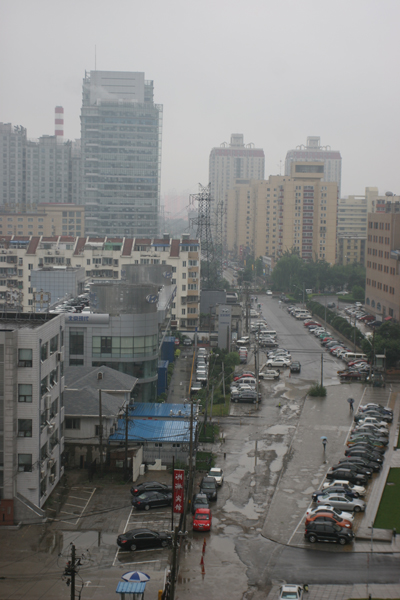
#> input picture dark-channel-prior-dehazing/15.png, 400 x 600 px
$ python demo.py
#> lines starting #> are read from the running program, lines starting #| are printed output that depends on the picture
### dark-channel-prior-dehazing/dehaze.py
"""
create by: chenjianyi
create time: 2020.10.06 15:14
reference: https://github.com/joyeecheung/dark-channel-prior-dehazing
           Tang X . Single image haze removal using dark channel prior[C]// 2009 IEEE Conference on Computer Vision and Pattern Recognition. IEEE, 2009.
"""
import cv2
import numpy as np

class HazeRemovalUsingDarkChannelPrior():
    """HazeRemovalUsingDarkChannelPrior
    Params:
        window_size: window size used for estimating dark channel and transmission
        omega:       used for optionally keeping a very small amount of haze, in estimating transmission phase
        p:           used in estimating atmosphere phase, "first pick the top `p` brightest pixels in the dark channel"
        Amax:        A(atmosphere) is not bigger than A max, used in estimating radiance phase
        tmin:        t(transmission) is not smallel than tmin, used in estimating radiance phase
        using_guildedfilter: not implemented
    """
    def __init__(self, window_size=15, omega=0.95, p=0.001, Amax=220, tmin=0.1, using_guildedfilter=False):
        self.window_size = window_size
        self.omega = omega
        self.p = p
        self.Amax = Amax
        self.tmin = tmin
        self.using_guildedfilter = using_guildedfilter

    def get_dark_channel(self, img):
        """get dark channel prior
        Params:
            img: input image, (h, w, c)
        Returns:
            dark_channel: (h, w)
        """
        h, w, c = img.shape
        img_padded = np.pad(img, ((int(self.window_size / 2), int(self.window_size / 2)), (int(self.window_size / 2), int(self.window_size / 2)), (0, 0)), 'edge')
        dark_channel = np.zeros((h, w))
        for i, j in np.ndindex(dark_channel.shape):
            dark_channel[i, j] = np.min(img_padded[i: i+self.window_size, j: j+self.window_size, :])  ##cvpr2009 eq. 5
        return dark_channel

    def get_transmission(self, img, A):
        """estimate transmission
        Params:
            img: image, (h, w, c)
            A:   atmospheric light, (3, )
        Returns:
            transmission: (h, w)
        """
        transmission = 1 - self.omega * self.get_dark_channel(img / A)  ##cvpr2009, eq.12
        return transmission

    def get_atmosphere(self, img, dark_channel):
        h, w = dark_channel.shape
        flat_img = img.reshape(h * w, 3)  # (h*w, 3)
        flat_dark = dark_channel.ravel()  # (h*w, )
        search_idx = (-flat_dark).argsort()[: int(h*w*self.p)]  # find top M * N * p indexes
        A = np.max(flat_img.take(search_idx, axis=0), axis=0)  #(3,)
        return A

    def get_radiance(self, img, A, t):
        tiled_t = np.zeros_like(img)
        tiled_t[:, :, 0] = tiled_t[:, :, 1] = tiled_t[:, :, 2] = t
        radiance = (img - A) / tiled_t + A
        return radiance # (h, w, 3)

    def dehaze(self, img_):
        img = np.asarray(img_, dtype=np.float64)
        h, w, _ = img.shape

        dark = self.get_dark_channel(img)  # get dark channel

        A = self.get_atmosphere(img, dark) # get raw atmosphere
        A = np.minimum(A, self.Amax)  # A should be not bigger than Amax

        t = self.get_transmission(img, A)  # get raw transmission
        t = np.maximum(t, self.tmin)  # t should be not smaller than tmin

        radiance = self.get_radiance(img, A, t)  # get radiance

        return self._to_image(dark), self._to_image(radiance), A, t

    def _to_image(self, img):
        img = np.maximum(np.minimum(img, 255), 0).astype(np.uint8)
        return img

### dark-channel-prior-dehazing/demo.py
import os
import cv2

from dehaze import HazeRemovalUsingDarkChannelPrior

Demo = HazeRemovalUsingDarkChannelPrior()
img = cv2.imread('15.png')
#> img is the input picture: shape (600, 400, 3); mean B, G, R 124.4, 125.7, 125.5
dark, radiance, A, t = Demo.dehaze(img)
#> in get_dark_channel, `img_padded = np.pad(img, ((int(self.window_size / 2), int(self.window_..`:
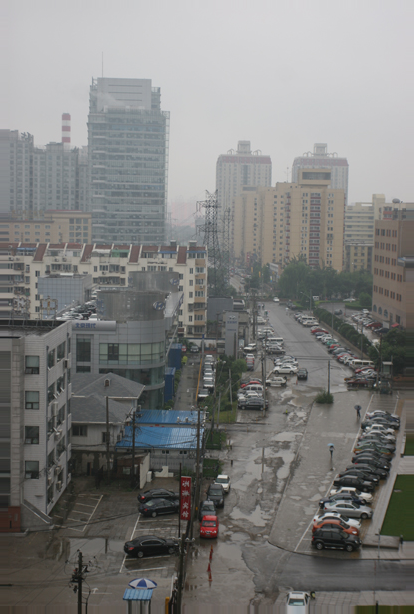
#> img_padded: shape (614, 414, 3) float64; mean B, G, R 124.3, 125.8, 125.6
#> after the loop in get_dark_channel, `for i, j in np.ndindex(dark_channel.shape):`:
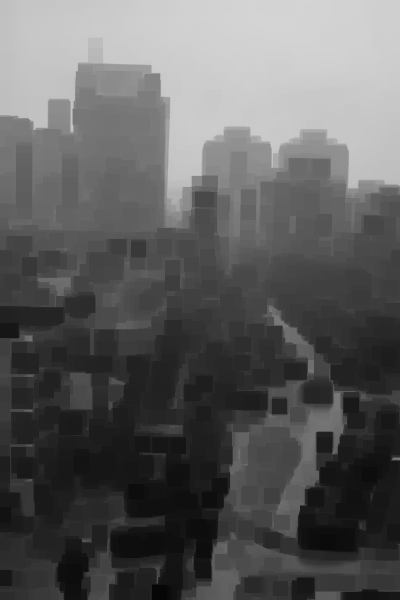
#> dark_channel: shape (600, 400) float64; min 6, max 212, mean 94
#> in get_atmosphere, `search_idx = (-flat_dark).argsort()[: int(h*w*self.p)]`: search_idx = 240 values, max 11896 at index 197, min 271 at index 85, mean 6692.8
#> in get_atmosphere, `A = np.max(flat_img.take(search_idx, axis=0), axis=0)`: A = [216, 214, 215]
#> in get_dark_channel (call 2), `img_padded = np.pad(img, ((int(self.window_size / 2), int(self.window_..`:
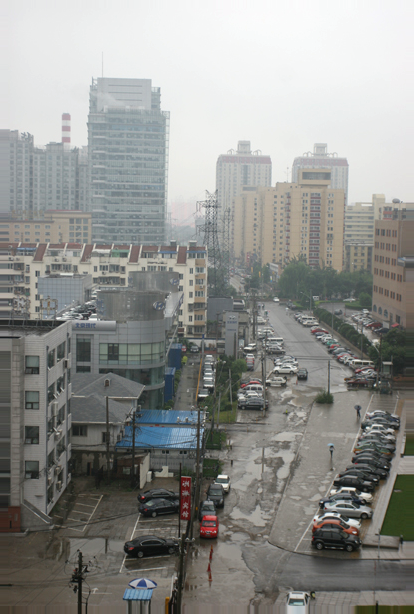
#> img_padded: shape (614, 414, 3) float64; mean of channels 0, 1, 2 0.576, 0.588, 0.584; drawn with min black and max white
#> in get_dark_channel (call 2), `img_padded = np.pad(img, ((int(self.window_size / 2), int(self.window_..`:
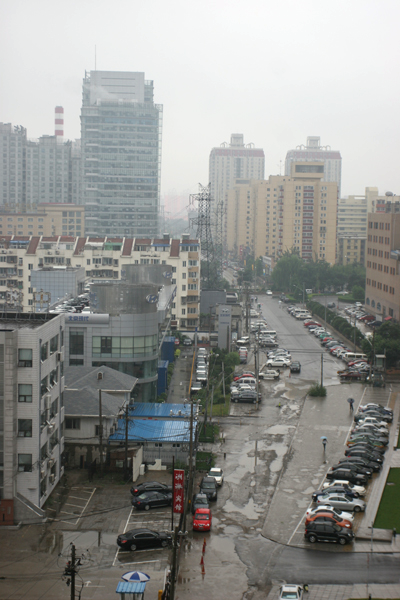
#> img: shape (600, 400, 3) float64; mean B, G, R 0.576, 0.587, 0.584; drawn with min black and max white
#> after the loop in get_dark_channel (call 2), `for i, j in np.ndindex(dark_channel.shape):`:
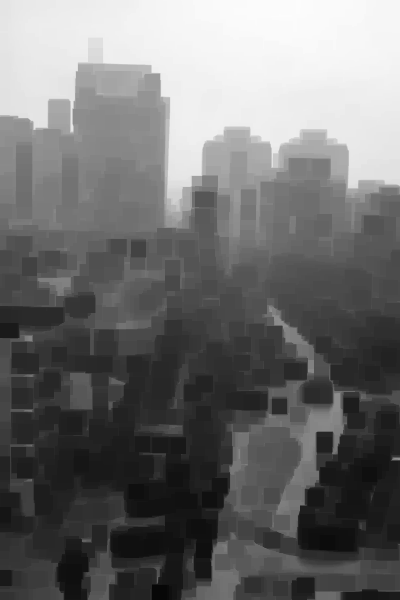
#> dark_channel: shape (600, 400) float64; min 0.0278, max 0.991, mean 0.437
#> in get_transmission, `transmission = 1 - self.omega * self.get_dark_channel(img / A)`:
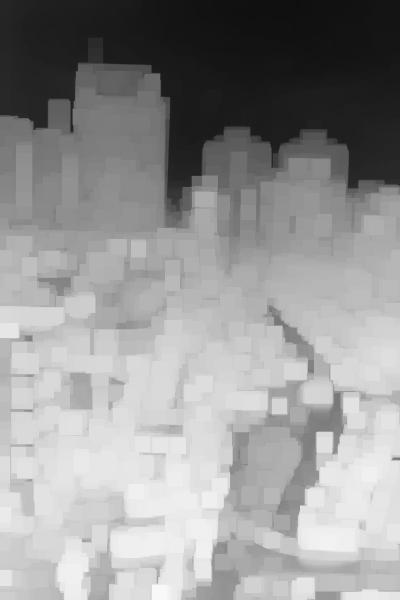
#> transmission: shape (600, 400) float64; min 0.0589, max 0.974, mean 0.585
#> in get_radiance, `radiance = (img - A) / tiled_t + A`:
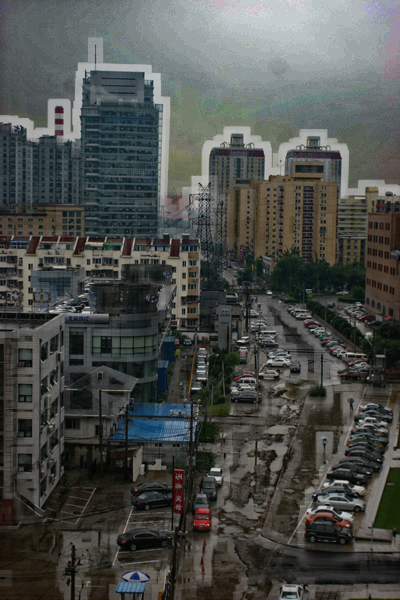
#> radiance: shape (600, 400, 3) float64; mean B, G, R 75.3, 78.3, 75.7
#> A = [216, 214, 215]
cv2.imwrite('dark.png', dark)
cv2.imwrite('radiance.png', radiance)
